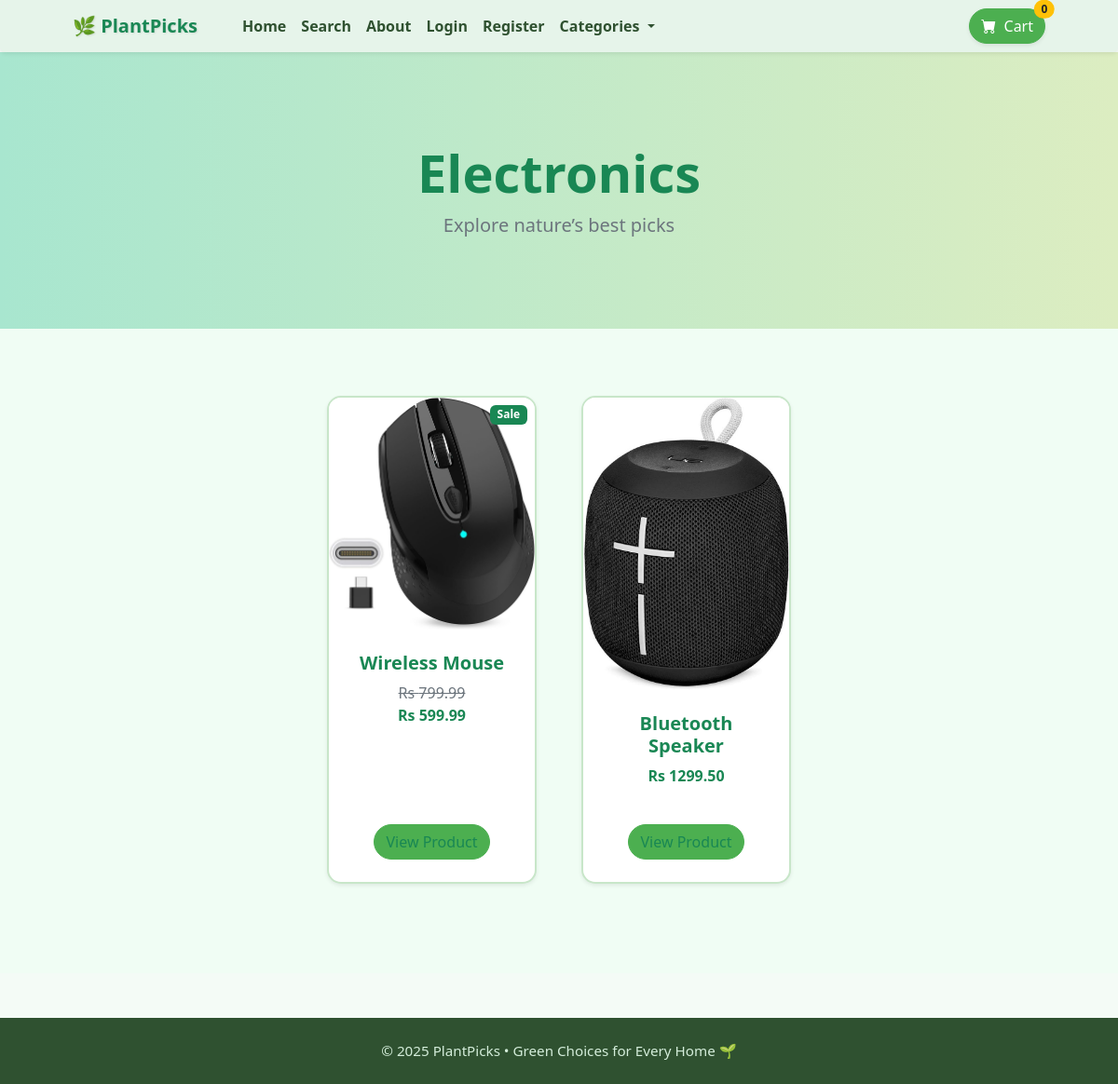
The app's page /category/Electronics with its own data.
### store/models.py (models this page shows, shortened)
class Category(models.Model):
    name=models.CharField(max_length=50)
    def __str__(self):
        return self.name
    class Meta:
        verbose_name_plural='categories'

class Product(models.Model):
    name=models.CharField(max_length=50)
    price=models.DecimalField(default=0,decimal_places=2,max_digits=10)
    category=models.ForeignKey(Category,on_delete=models.CASCADE,default=1)
    description=models.CharField(max_length=2500,default='',blank=True,null=True)
    image=models.ImageField(upload_to='uploads/product/')
    is_sale=models.BooleanField(default=False)
    sale_price=models.DecimalField(default=0,decimal_places=2,max_digits=10)

### store/views.py (the view)
# urls.py: path('category/<str:foo>',views.category,name='category'),
def category(request,foo):
    try:
        category= Category.objects.get(name=foo)
        products=Product.objects.filter(category=category)
        return render(request,'category.html',{'products':products,'category':category})
    except:
        messages.success(request,("That category doesn't exist"))
        return redirect('home')

### cart/cart.py (called while the page is built)
    def __len__(self):
        return len(self.cart)

### cart/context_processors.py (called while the page is built)
def cart(request):
    return {'cart':Cart(request)}

### store/templates/category.html
{% extends 'base.html' %}
{% block content %}
<header class="py-5" style="background: linear-gradient(to right, #a8e6cf, #dcedc1);">
    <div class="container px-4 px-lg-5 my-5">
        <div class="text-center text-success">
            <h1 class="display-4 fw-bold">{{ category }}</h1>
            <p class="lead text-muted mb-0">Explore nature’s best picks</p>
        </div>
    </div>
</header>
<section class="py-5" style="background-color: #f0fdf4;">
    <div class="container px-4 px-lg-5 mt-4">
        <div class="row gx-4 gx-lg-5 row-cols-2 row-cols-md-3 row-cols-xl-4 justify-content-center">
            {% for product in products %}
                <div class="col mb-5">
                    <div class="card h-100 shadow-sm" style="border: 2px solid #c8e6c9; border-radius: 15px;">
                        {% if product.is_sale %}
                            <div class="badge bg-success text-white position-absolute" style="top: 0.5rem; right: 0.5rem">Sale</div>
                        {% endif %}
                        <img class="card-img-top" src="{{ product.image.url }}" alt="..." style="border-top-left-radius: 13px; border-top-right-radius: 13px;" />
                        <div class="card-body p-4">
                            <div class="text-center">
                                <h5 class="fw-bold text-success">{{ product.name }}</h5>
                                {% if product.is_sale %}
                                    <p class="text-muted mb-0"><strike>Rs {{ product.price }}</strike></p>
                                    <p class="text-success fw-bold">Rs {{ product.sale_price }}</p>
                                {% else %}
                                    <p class="text-success fw-semibold">Rs {{ product.price }}</p>
                                {% endif %}
                            </div>
                        </div>
                        <div class="card-footer p-4 pt-0 border-top-0 bg-transparent">
                            <div class="text-center">
                                <a class="btn btn-outline-success mt-auto rounded-pill" href="{% url 'product' product.id %}">
                                    View Product
                                </a>
                            </div>
                        </div>
                    </div>
                </div>
            {% endfor %}
        </div>
    </div>
</section>
{% endblock %}

### store/templates/base.html (shortened to what this page needs)
{% load static %}
<!DOCTYPE html>
<html lang="en">
<head>
    <link href="https://cdn.jsdelivr.net/npm/bootstrap-icons@1.5.0/font/bootstrap-icons.css" rel="stylesheet" />
    <link href="{% static 'css/styles.css' %}" rel="stylesheet" />
</head>
<body>
    {% include 'navbar.html' %}
    {% block content %}
    {% endblock %}
    <footer class="py-4 mt-5">
        <div class="container">
            <p>&copy; 2025 PlantPicks • Green Choices for Every Home 🌱</p>
        </div>
    </footer>
</body>
</html>

### store/templates/navbar.html (shortened to what this page needs)
<nav class="navbar navbar-expand-lg navbar-light shadow-sm rounded-bottom" style="background-color: #e6f4ea; box-shadow: 0 4px 8px rgba(0, 0, 0, 0.1);">
    <div class="container px-4 px-lg-5">
        <a class="navbar-brand fw-bold text-success" href="{% url 'home' %}" style="text-shadow: 1px 1px 2px rgba(0, 0, 0, 0.1); font-family: 'Segoe UI', sans-serif;">
            🌿 PlantPicks
        </a>
        <div class="collapse navbar-collapse" id="navbarSupportedContent">
            <ul class="navbar-nav me-auto mb-2 mb-lg-0 ms-lg-4">
                <li class="nav-item">
                    <a class="nav-link fw-semibold {% if request.path == '/' %}active{% endif %}" style="color: #2f5130;" href="{% url 'home' %}">Home</a>
                </li>
                <li class="nav-item">
                    <a class="nav-link fw-semibold" style="color: #2f5130;" href="{% url 'search' %}">Search</a>
                </li>
                <li class="nav-item">
                    <a class="nav-link fw-semibold" style="color: #2f5130;" href="{% url 'about' %}">About</a>
                </li>
                {% if user.is_authenticated %}
                <li class="nav-item dropdown">
                    <a class="nav-link dropdown-toggle fw-semibold" style="color: #2f5130;" id="navbarDropdownProfile" href="#" role="button" data-bs-toggle="dropdown" aria-expanded="false">
                        Profile
                    </a>
                    <ul class="dropdown-menu shadow rounded" aria-labelledby="navbarDropdownProfile">
                        <li><a class="dropdown-item" href="{% url 'update_user' %}">User Profile</a></li>
                        <li><hr class="dropdown-divider" /></li>
                        <li><a class="dropdown-item" href="{% url 'update_info' %}">User Info</a></li>
                    </ul>
                </li>
                {% if user.is_superuser %}
                <li class="nav-item dropdown">
                    <a class="nav-link dropdown-toggle fw-semibold" style="color: #2f5130;" id="navbarDropdownOrders" href="#" role="button" data-bs-toggle="dropdown" aria-expanded="false">
                        Orders
                    </a>
                    <ul class="dropdown-menu shadow rounded" aria-labelledby="navbarDropdownOrders">
                        <li><a class="dropdown-item" href="{% url 'shipped_dash' %}">Shipped Orders</a></li>
                        <li><hr class="dropdown-divider" /></li>
                        <li><a class="dropdown-item" href="{% url 'not_shipped_dash' %}">Unshipped Orders</a></li>
                    </ul>
                </li>
                {% endif %}
                <li class="nav-item">
                    <a class="nav-link fw-semibold" style="color: #2f5130;" href="{% url 'logout' %}">Logout</a>
                </li>
                {% else %}
                <li class="nav-item">
                    <a class="nav-link fw-semibold" style="color: #2f5130;" href="{% url 'login' %}">Login</a>
                </li>
                <li class="nav-item">
                    <a class="nav-link fw-semibold" style="color: #2f5130;" href="{% url 'Register' %}">Register</a>
                </li>
                {% endif %}
                <li class="nav-item dropdown">
                    <a class="nav-link dropdown-toggle fw-semibold" style="color: #2f5130;" id="navbarDropdownCategories" href="#" role="button" data-bs-toggle="dropdown" aria-expanded="false">
                        Categories
                    </a>
                </li>
            </ul>
            <a href="{% url 'cart_summary' %}" class="btn btn-success position-relative rounded-pill shadow-sm">
                <i class="bi bi-cart-fill me-1"></i> Cart
                <span class="position-absolute top-0 start-100 translate-middle badge rounded-pill bg-warning text-dark" id="cart_quantity">
                    {{ cart|length }}
                </span>
            </a>
        </div>
    </div>
</nav>

### store/templates/base.html (style rules this page uses)
body { background-color: #f4fbf6; font-family: 'Segoe UI', sans-serif; }
footer { background-color: #2f5130; }
footer p { margin: 0; text-align: center; color: #d4edda; font-size: 0.95rem; }
.btn-success, .btn-outline-success { background-color: #4caf50; border-color: #4caf50; }
.navbar { font-size: 1rem; }

### records on screen
Category: name "Electronics"
Product: is_sale "Sale", image (picture), name "Wireless Mouse", price "799.99", sale_price "599.99"
Product: image (picture), name "Bluetooth Speaker", price "1299.50"

### other values on screen
{{ cart|length }} "0"
